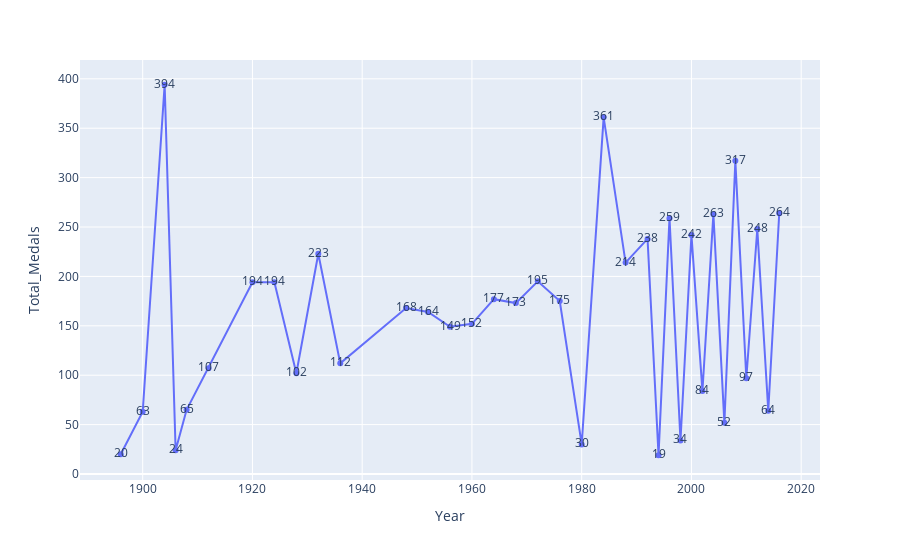

The cell this chart's notebook holds for it:
### Markdown cell above
Now let's compare China with the other 2 teams that had more medals through the years to see which team had a better performance

### Code cell
USA_Performance = pd.read_sql(
    ''' 
    SELECT Year, 
        sum(CASE WHEN Medal = 'Bronze' THEN 1 ELSE 0 END) AS Bronze,
        sum(CASE WHEN Medal = 'Silver' THEN 1 ELSE 0 END) AS Silver,
        sum(CASE WHEN Medal = 'Gold' THEN 1 ELSE 0 END) AS Gold,
        sum(CASE WHEN Medal IN ('Bronze', 'Silver', 'Gold') THEN 1 ELSE 0 END) AS Total_Medals
    FROM athlete
    WHERE NOC = 'USA'
    group by Year
    ORDER BY Year DESC
    ''', con= engine
)
plt.plot(USA_Performance.Year, USA_Performance.Bronze, color = "brown", label = "Bronze")
plt.plot(USA_Performance.Year, USA_Performance.Silver, color = "silver", label = "Silver")
plt.plot(USA_Performance.Year, USA_Performance.Gold, color = "yellow", label = "Gold")

plt.xlabel("Year")
plt.ylabel("Medals")
plt.legend()

plt.figure(figsize=(10, 15))
fig = px.line(USA_Performance, x = 'Year', y= 'Total_Medals', text='Total_Medals')
fig.show()

### Figure 1 — Plotly figure (JSON) as saved in the notebook; plotly's stock layout.template omitted (floating-point values rounded to 4 significant figures)
{"data": [{"hovertemplate": "Year=%{x}<br>Total_Medals=%{text}<extra></extra>", "legendgroup": "", "line": {"color": "#636efa", "dash": "solid"}, "marker": {"symbol": "circle"}, "mode": "lines+markers+text", "name": "", "orientation": "v", "showlegend": false, "text": [264, 64, 248, 97, 317, 52, 263, 84, 242, 34, 259, 19, 238, 214, 361, 30, 175, 195, 173, 177, 152, 149, 164, 168, 112, 223, 102, 194, 194, 107, 65, 24, 394, 63, 20], "type": "scatter", "x": [2016, 2014, 2012, 2010, 2008, 2006, 2004, 2002, 2000, 1998, 1996, 1994, 1992, 1988, 1984, 1980, 1976, 1972, 1968, 1964, 1960, 1956, 1952, 1948, 1936, 1932, 1928, 1924, 1920, 1912, 1908, 1906, 1904, 1900, 1896], "xaxis": "x", "y": [264, 64, 248, 97, 317, 52, 263, 84, 242, 34, 259, 19, 238, 214, 361, 30, 175, 195, 173, 177, 152, 149, 164, 168, 112, 223, 102, 194, 194, 107, 65, 24, 394, 63, 20], "yaxis": "y"}], "layout": {"legend": {"tracegroupgap": 0}, "margin": {"t": 60}, "xaxis": {"anchor": "y", "domain": [0, 1], "title": {"text": "Year"}}, "yaxis": {"anchor": "x", "domain": [0, 1], "title": {"text": "Total_Medals"}}}}
